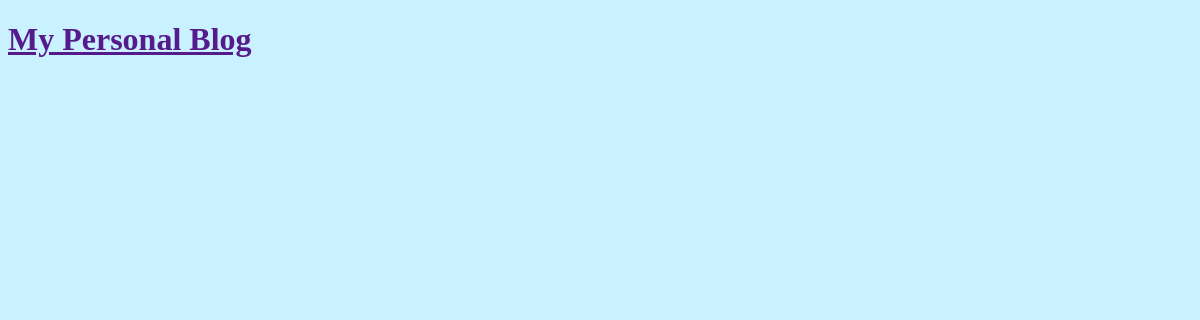
Before: / with the older database file.
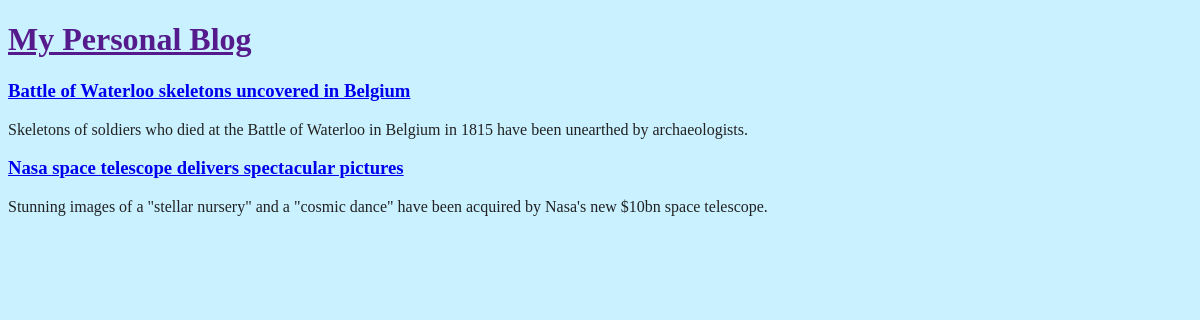
After: the same page with the newer database file.
### articles/models.py (models this page shows, shortened)
class Article(models.Model):
    author = models.ForeignKey('auth.User', on_delete=models.CASCADE,)
    title = models.CharField(max_length=100)
    body = models.TextField()

### articles/views.py (the view)
# urls.py: path('', views.ArticleListView.as_view(), name='home'),
class ArticleListView(ListView):
    model = Article
    template_name = 'home.html'

### templates/home.html (shortened to what this page needs)
<!DOCTYPE html>
{% load static %}
<html lang="en">
 <head>
     <link rel="stylesheet" href="{% static 'css/style.css' %}">
</head>
<body>
     <header>
       <h1> <a href="">My Personal Blog</a> </h1>
     </header>
     <div class="container">
       {% block content %}
         {% for i in object_list %}
             <div class="article">
             <h3><a href="{% url 'detail' i.pk %}">{{ i.title }}</a></h3>
               <p>{{ i.body }}</p>
            </div>
         {% endfor %}
        {% endblock content %}
     </div>
 </body>
</html>

### static/css/style.css (style rules this page uses)
body { background-color: #c9f1ff; color: #222; }

Changed rows visible on the page:
added Article: title "Battle of Waterloo skeletons uncovered in Belgium", body "Skeletons of soldiers who died at the Battle of Waterloo in Belgium in 1815 have been unearthed by archaeologists."
added Article: title "Nasa space telescope delivers spectacular pictures", body "Stunning images of a \"stellar nursery\" and a \"cosmic dance\" have been acquired by Nasa's new $10bn space telescope."
